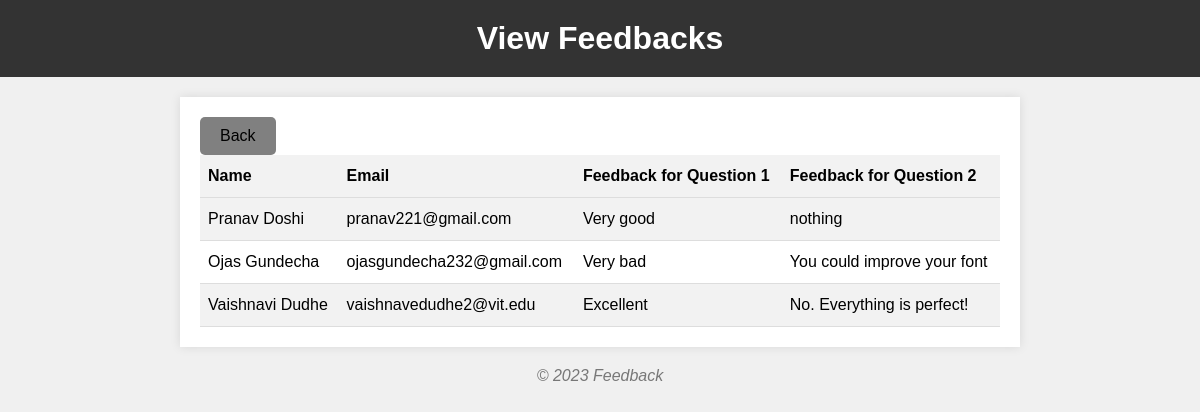
The app's page /feedback_view.php with its own data.
### tables this page shows
CREATE TABLE `feedback` (
  `feed_id` int(3) NOT NULL,
  `que_1` varchar(50) NOT NULL,
  `que_2` varchar(100) NOT NULL,
  `name` varchar(30) NOT NULL,
  `email` varchar(30) NOT NULL
);

### feedback_view.php (the view, shortened to what this page needs)
<!DOCTYPE html>
<html lang="en">
<head>
</head>
<body>
    <header>
        <h1>View Feedbacks</h1>
    </header>
    <div class="container">
        <button class="btn"><a href="admin_h.html" style="text-decoration: none; color: black;">Back</a></button>
        <main>
            <section class="feedback-list">
                <?php
                $servername = "localhost:3308";
                $username = "root";
                $password = "";
                $dbname = "airio_";
                $conn = mysqli_connect($servername, $username, $password, $dbname);
                $sql = "SELECT name, email, que_1, que_2 FROM feedback;";
                $result = mysqli_query($conn, $sql);
                if ($result->num_rows > 0) {
                    echo "<table>";
                    echo "<tr>";
                    echo "<th>Name</th>";
                    echo "<th>Email</th>";
                    echo "<th>Feedback for Question 1</th>";
                    echo "<th>Feedback for Question 2</th>";
                    echo "</tr>";
                    while ($row = $result->fetch_assoc()) {
                        echo "<tr>";
                        echo "<td>{$row['name']}</td>";
                        echo "<td>{$row['email']}</td>";
                        echo "<td>{$row['que_1']}</td>";
                        echo "<td>{$row['que_2']}</td>";
                        echo "</tr>";
                    }
                    echo "</table>";
                } else {
                    echo "<br>No feedback available.";
                }
                ?>
            </section>
        </main>
    </div>
    <footer>
        <p>&copy; 2023 Feedback</p>
    </footer>
</body>
</html>

### feedback_view.php (style rules this page uses)
body { font-family: Arial, sans-serif; background-color: #f0f0f0; margin: 0; padding: 0; }
header { background-color: #333; color: white; text-align: center; padding: 20px 0; }
h1 { margin: 0; }
.container { max-width: 800px; margin: 20px auto; background-color: white; padding: 20px; box-shadow: 0 0 10px rgba(0, 0, 0, 0.1); }
table { width: 100%; border-collapse: collapse; }
th, td { padding: 12px 8px; text-align: left; border-bottom: 1px solid #ddd; }
th { background-color: #f2f2f2; }
tr:nth-child(even) { background-color: #f2f2f2; }
.btn { background-color: grey; color: white; padding: 10px 20px; font-size: 16px; border: none; border-radius: 5px; cursor: pointer; text-decoration: none; }
footer { text-align: center; margin-top: 20px; font-style: italic; color: #777; }

### records on screen
feedback: name "Pranav Doshi", email "pranav221@gmail.com", que_1 "Very good", que_2 "nothing"
feedback: name "Ojas Gundecha", email "ojasgundecha232@gmail.com", que_1 "Very bad", que_2 "You could improve your font"
feedback: name "Vaishnavi Dudhe", email "vaishnavedudhe2@vit.edu", que_1 "Excellent", que_2 "No. Everything is perfect!"
